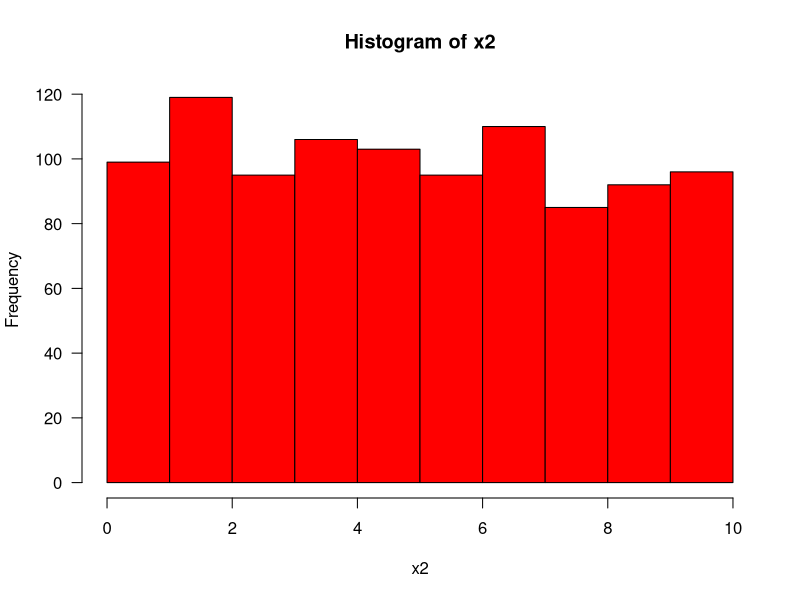
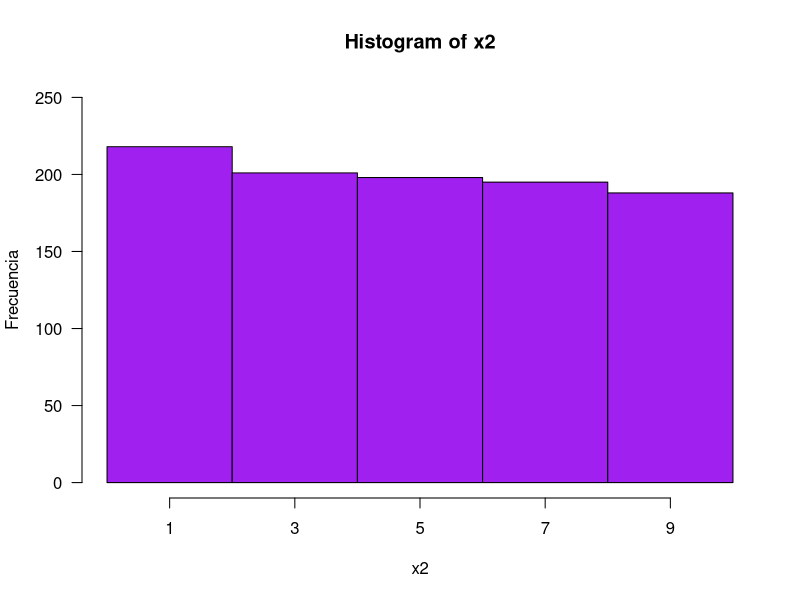
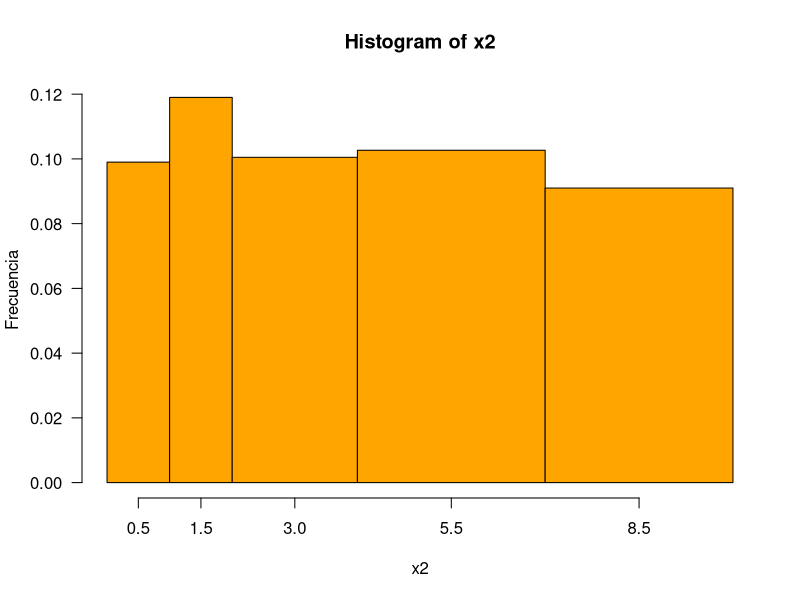
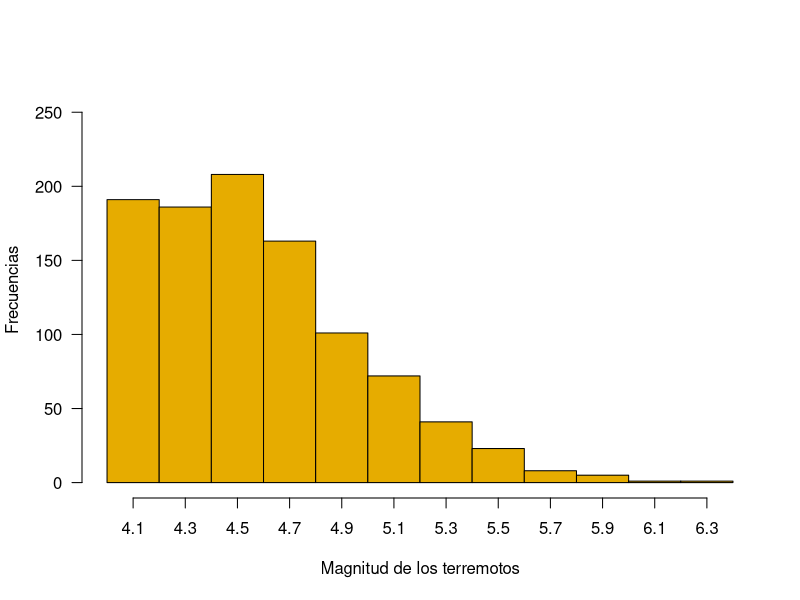
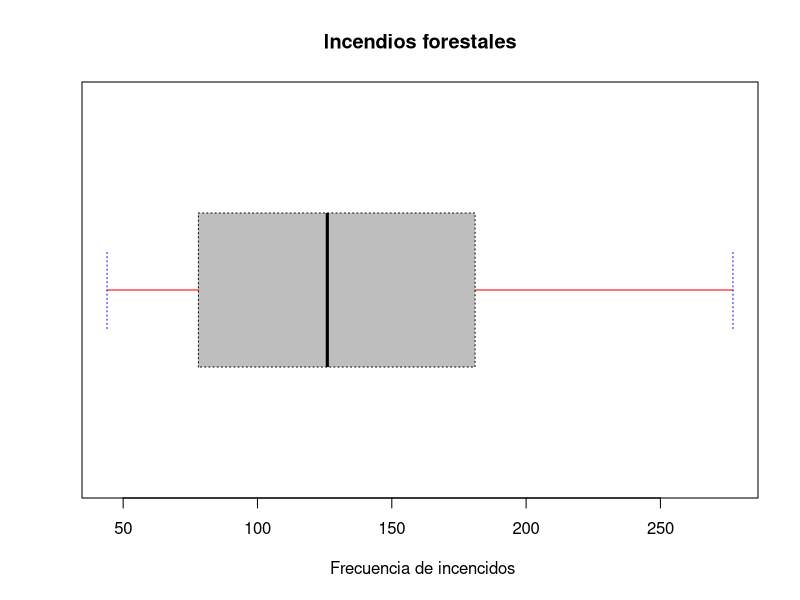

Write R code to recreate these figures, in order.

# Problema 1 --------------------------------------------------------------

set.seed (9875) 
size <- 1000
x2 <- round (runif (n = size, min = 0, max = 10), 2)

size_m <- hist (x2, las= 1, col= "red") 
size_m

size_m$breaks 

size_m1 <- hist(x2, xaxt = "n", breaks = c(0, 2, 4, 6, 8, 10), col = "purple",
                   ylab = "Frecuencia", las = 1, ylim = c(0, 250)) 

axis(1,size_m1$mids) 

size_m2 <- hist(x2, xaxt = "n", breaks = c(0, 1, 2, 4, 7, 10), col = "orange",
                ylab = "Frecuencia", las = 1) 
axis(1, size_m2$mids)


# Problema 2 --------------------------------------------------------------

#a. ¿Cuál distribución parece estar sesgada a la derecha? R= A

#b. ¿Cuál distribución parece estar sesgada a la izquierda? R= D

#c. ¿Cuál distribución parece ser simétrica o en forma de “campana”? R= C

#d. ¿Cuál distribución parece ser bimodal? R= B

#e. ¿Cuál distribución parece mostrar una falta de intervalos? R= C


# Problema 3 --------------------------------------------------------------

data(quakes) 

mags <- hist(quakes$mag, xaxt = "n",
             col = "#e6ac00", xlab="Magnitud de los terremotos",
             ylab= "Frecuencias",
             main = "",
             las = 1,
             ylim = c(0,260))
axis(1, mags$mids)


#a. ¿Cómo describiría la forma de esta distribución de las magnitudes de los terremotos?
#R= Se encuentra Sesgada a la derecha

#b. Mencione un intervalo donde ocurren tipicamente las magnitudes.
#R= el intervalo de 4.5

#c. Determine el rango de las magnitudes (Range = Max - Min).
#R= 2.4  (siendo de 4 - 6.4)

max(quakes$mag)
min(quakes$mag)

range = (max(quakes$mag) - min(quakes$mag)) 
range
#d. ¿Qué porcentaje de los terremotos ocurren con magnitud en la clase 5.3 (5.1 : 5.4)?
#R= 2.1%

library(dplyr)
magnitud <- quakes%>%
  filter(mag =="5.3")%>%
  select(mag, stations)
porc_5.3 <- (length(magnitud$mag)/length(quakes$mag))*100
porc_5.3

#e. ¿Qué porcentaje de los terremotos tiene una magnitud igual o mayor a 5.0?
#R= 19.8%

magnitud <- quakes%>%
  filter(mag >="5")%>%
  select(mag, stations)
porc_5 <- (length(magnitud$mag)/length(quakes$mag))*100
porc_5

#f. ¿Qué porcentaje de los terremotos tienen una magnitud menor o igual a 4.6?#
#R= 58.5%

magnitud <- quakes%>%
  filter(mag <="4.6")%>%
  select(mag, stations)
porc_4.6 <- (length(magnitud$mag)/length(quakes$mag))*100
porc_4.6


# Problema 4 --------------------------------------------------------------

# ¿Qué porcentaje de las observaciones en una distribución se encuentran entre el primer y el tercer cuartil?

#R= b) 50 % 

# Problema 5 --------------------------------------------------------------


#a. ¿Cuál especie tiene el diámetro más pequeño? R= La especie C


#b. ¿Cuál especie tiene el diámetro más grande? R= La especie F


#c. ¿Cuál especie tiene el diámetro mínimo más alto? R= La especie F


#d. ¿Cuál especie tiene la mediana de diámetro más pequeña? R= La especie C


#e. ¿Cuál especie tiene la mediana de diámetro mas grande? R= La especie H


#f. ¿Cuál especie tiene el menor rango de diámetro? R= La especie F


#g. ¿Cuál especie tiene el rango intercuantil (Q3-Q1) más grande? R= La especie C


#h. ¿Cuál especie tiene el rango intercuantil (Q3-Q1) más pequeño? R= La especie F


#i. ¿Cuál especie tiene una distribución simétrica? R= La especie H


#j. ¿Cuál especie tiene el sesgo positivo (ver Fig. 2) más marcado ? R= La especie F



# Problema 6 --------------------------------------------------------------

fires <- c(78, 44, 47, 105, 126, 181, 277, 210, 155) 
fires

# valor mínimo
min (fires)

# Valor máximo
max (fires)

# Rango
range = (max(fires) - min(fires))
range

#Quantile 1
quantile (fires, 0.25)

# Quantile 2
quantile (fires, 0.50)

# Quantile 3
quantile (fires, 0.75) 

# Media
mean (fires)

# Varianza
var (fires)

# Desviación estándar
sd (fires)


# Boxplot personalizado 

# Horizontal = Orientación 
# Main = Titulo 
# Xlab= Nombre eje x
# Col= color de la caja
# whisklty = Tipo de linea de los bigotes
# Whiskcol =  Color de bigotes
# Staplelty = Tipo linea de barras
# Staplecol = Color linea de barras
# Border = Color del borde
# Boxtly = Tipo de línea de la caja

boxplot(fires, horizontal= TRUE, main = "Incendios forestales",
        xlab = " Frecuencia de incencidos" , col = "gray", 
        whisklty= 1, whiskcol = "red", staplelty = 3,
        staplecol = "blue" , border = "black", boxlty = 3)


        